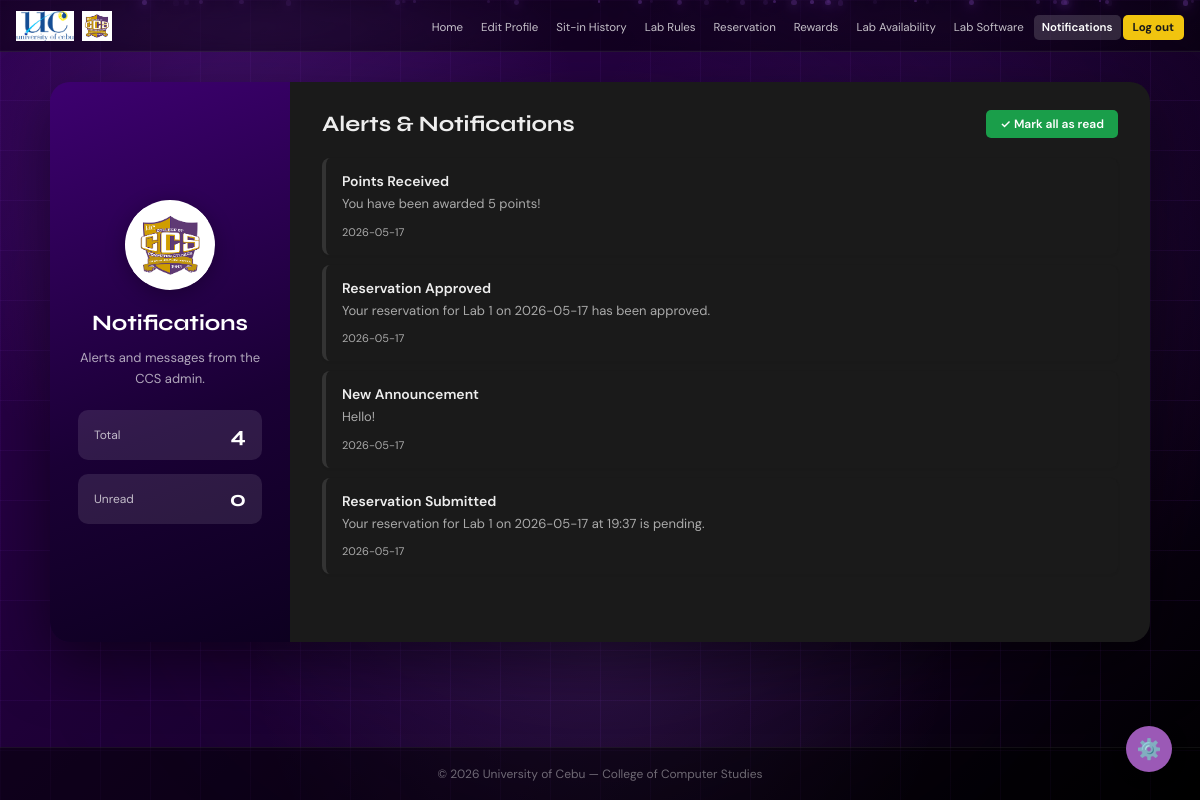
The page /student/notifications (signed in) on the database as committed earlier.
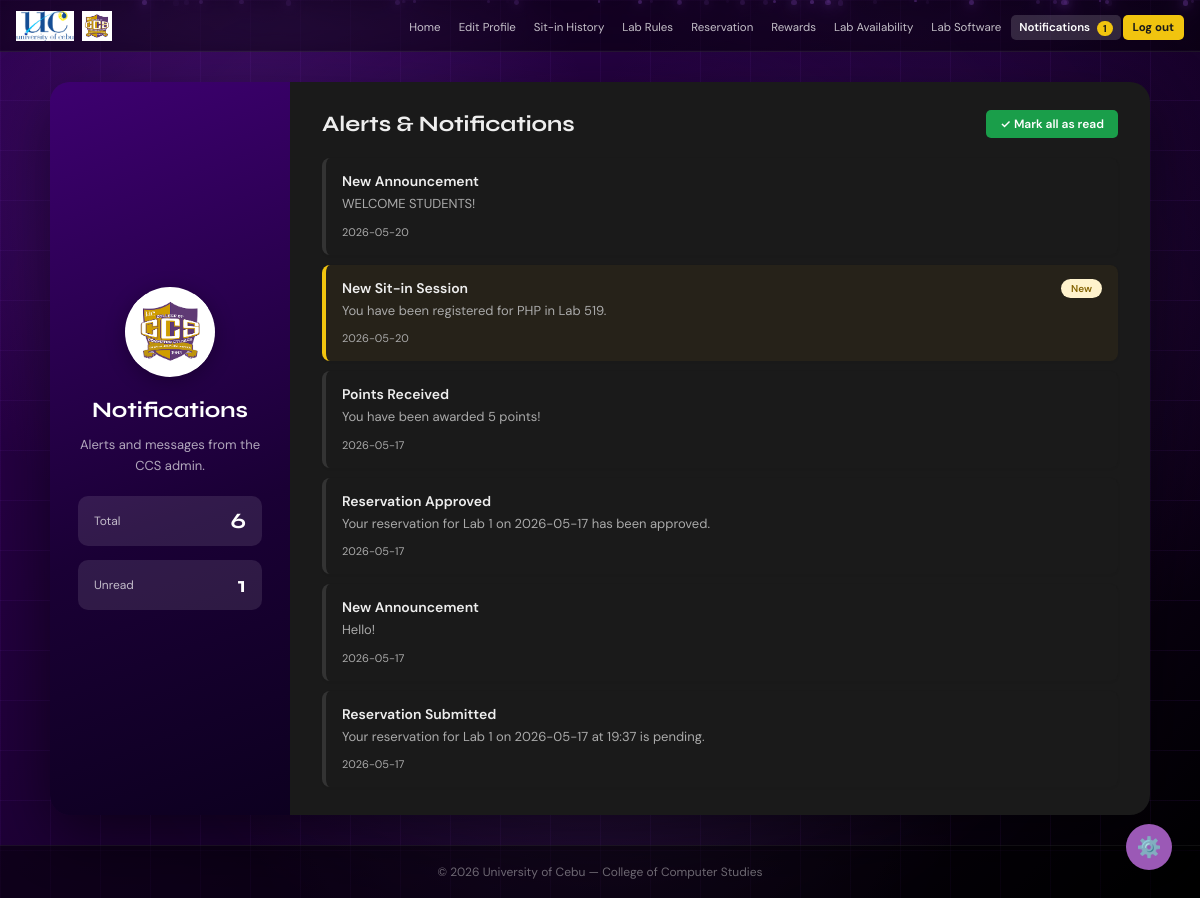
The same page on the database as committed later.
### tables this page shows
CREATE TABLE notifications (
        id      INTEGER PRIMARY KEY AUTOINCREMENT,
        idnum   TEXT    NOT NULL DEFAULT 'global',
        title   TEXT    NOT NULL,
        message TEXT    NOT NULL,
        date    TEXT    NOT NULL DEFAULT (DATE('now')),
        is_read INTEGER DEFAULT 0
    );

### app.py (the view)
@app.route('/student/notifications')
def student_notifications():
    if not student_required():
        return redirect(url_for('login'))
    conn = get_db()
    conn.execute('''
        UPDATE notifications SET is_read = 1
        WHERE is_read = 0 AND (idnum = ? OR idnum = 'global')
    ''', (session['user_idnum'],))
    conn.commit()
    notifications = conn.execute('''
        SELECT * FROM notifications
        WHERE idnum = ? OR idnum = 'global'
        ORDER BY id DESC
    ''', (session['user_idnum'],)).fetchall()
    conn.close()
    return render_template('student/notifications.html', notifications=notifications)

### app.py (called while the page is built, shortened)
def get_db():
    conn = sqlite3.connect(os.path.join(BASE_DIR, 'database.db'))
    conn.row_factory = sqlite3.Row
    return conn

@app.before_request
def csrf_protect():
    if 'csrf_token' not in session:
        session['csrf_token'] = secrets.token_hex(16)
    if request.method == "POST":
        token = session.get('csrf_token', '')
        form_token = request.form.get('csrf_token', '')
        if not token or token != form_token:
            flash('Invalid request. Please try again.', 'error')
            return redirect(request.url)

@app.context_processor
def inject_unread_count():
    if 'user_id' in session and session.get('role') == 'student':
        conn = get_db()
        count = conn.execute('''
            SELECT COUNT(*) FROM notifications
            WHERE is_read = 0 AND (idnum = ? OR idnum = 'global')
        ''', (session['user_idnum'],)).fetchone()[0]
        conn.close()
        return dict(unread_count=count)

def student_required():
    return 'user_id' in session and session.get('role') == 'student'

### templates/student/notifications.html (shortened to what this page needs)
<!DOCTYPE html>
<html lang="en">
<head>
  <link rel="stylesheet" href="{{ url_for('static', filename='style.css') }}" />
  <link href="https://cdnjs.cloudflare.com/ajax/libs/toastr.js/latest/toastr.min.css" rel="stylesheet"/>
</head>
<body>
  <nav>
    <div class="nav-left">
      <img src="{{ url_for('static', filename='uclogo.png') }}" alt="UC" class="nav-logo" />
      <img src="{{ url_for('static', filename='ccsmainlogo.png') }}" alt="CCS" class="nav-logo" />
    </div>
    <ul class="nav-links">
      <li><a href="{{ url_for('student_home') }}">Home</a></li>
      <li><a href="{{ url_for('student_profile') }}">Edit Profile</a></li>
      <li><a href="{{ url_for('student_history') }}">Sit-in History</a></li>
      <li><a href="{{ url_for('student_labrules') }}">Lab Rules</a></li>
      <li><a href="{{ url_for('student_reservation') }}">Reservation</a></li>
      <li><a href="{{ url_for('student_rewards') }}">Rewards</a></li>
      <li><a href="{{ url_for('student_lab_availability') }}">Lab Availability</a></li>
      <li><a href="{{ url_for('student_lab_software') }}">Lab Software</a></li>
      <li>
        <a href="{{ url_for('student_notifications') }}" class="active">
          Notifications
          {% if unread_count > 0 %}
            <span class="notification-badge">{{ unread_count }}</span>
          {% endif %}
        </a>
      </li>
      <li><a href="{{ url_for('logout') }}" class="btn-nav-logout">Log out</a></li>
    </ul>
  </nav>
  <main class="admin-main">
    <div class="admin-split-card">
      <div class="split-left">
        <div class="split-logo-circle">
          <img src="{{ url_for('static', filename='ccsmainlogo.png') }}" alt="CCS" />
        </div>
        <h2 class="split-title">Notifications</h2>
        <p class="split-desc">Alerts and messages from the CCS admin.</p>
        <div class="admin-stats" style="margin-top:20px;">
          <div class="stat-item">
            <span class="stat-lbl">Total</span>
            <span class="stat-num">{{ notifications | length }}</span>
          </div>
          <div class="stat-item">
            <span class="stat-lbl">Unread</span>
            <span class="stat-num">{{ notifications | selectattr('is_read', 'equalto', 0) | list | length }}</span>
          </div>
        </div>
      </div>
      <div class="split-right">
        <div style="display:flex; justify-content:space-between; align-items:center; margin-bottom:20px;">
          <h2 class="form-title" style="margin-bottom:0;">Alerts &amp; Notifications</h2>
          {% if notifications %}
            <a href="{{ url_for('mark_all_notifications_read') }}" class="btn-submit" style="font-size:12px; padding:6px 14px;">✓ Mark all as read</a>
          {% endif %}
        </div>
        {% if notifications %}
          <div style="display:flex; flex-direction:column; gap:10px;">
            {% for n in notifications %}
            <div class="notif-item {% if n['is_read'] == 0 %}notif-unread{% endif %}">
              <div style="display:flex; justify-content:space-between; align-items:flex-start; gap:10px;">
                <div>
                  <p class="notif-title">{{ n['title'] }}</p>
                  <p class="notif-msg">{{ n['message'] }}</p>
                </div>
                {% if n['is_read'] == 0 %}
                  <span class="badge badge-pending" style="flex-shrink:0; font-size:10px;">New</span>
                {% endif %}
              </div>
              <span class="notif-date">{{ n['date'] }}</span>
            </div>
            {% endfor %}
          </div>
        {% else %}
          <div style="text-align:center; padding:40px 20px;">
            <p style="font-size:32px; margin-bottom:10px;">🔔</p>
            <p style="color:var(--muted); font-size:14px;">No notifications at this time.</p>
          </div>
        {% endif %}
      </div>
    </div>
  </main>
  <footer>&copy; 2026 University of Cebu — College of Computer Studies</footer>
</body>
</html>

Rows that differ between the two databases and show on the page:
added notifications: title "New Announcement", message "WELCOME STUDENTS!", date "2026-05-20"
added notifications: title "New Sit-in Session", message "You have been registered for PHP in Lab 519.", is_read "New", date "2026-05-20"
Other text that changed with them:
{{ unread_count }}: (not shown) → "1"
{{ notifications | length }}: "4" → "6"
{{ notifications | selectattr('is_read', 'equalto', 0) | list | length }}: "0" → "1"
